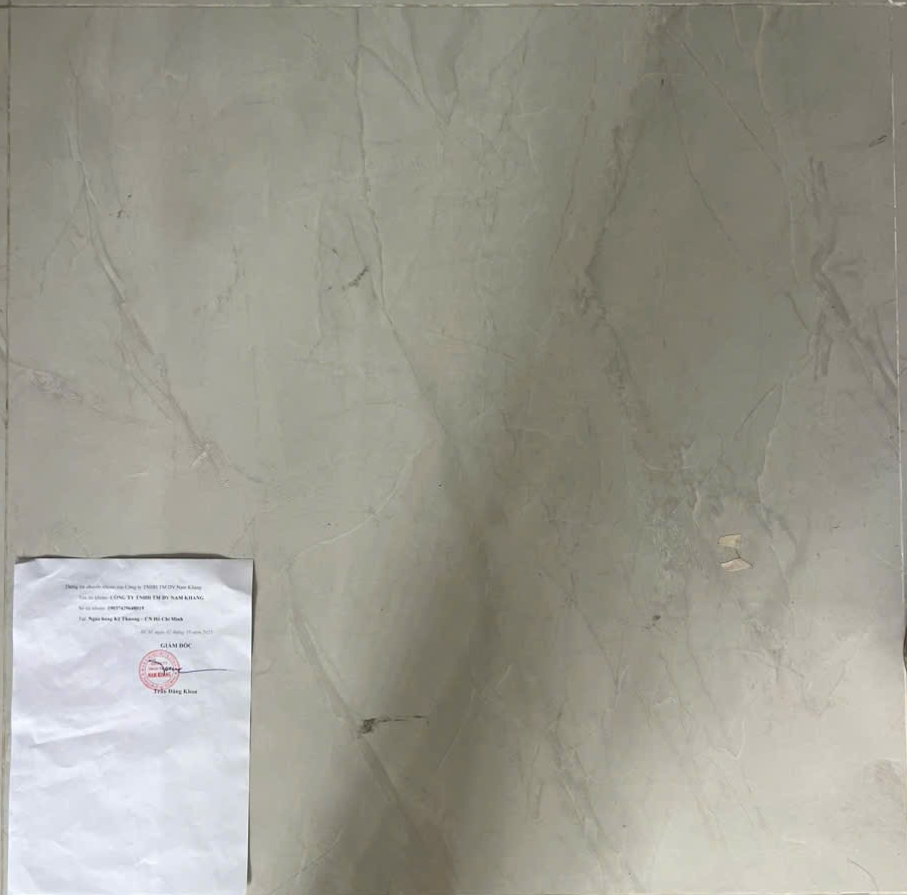
#> input picture images/test.jpg, 907 x 895 px
$ python -i leather_detect.py   (imports and definitions only)
#> lines starting #> are read from the running program, lines starting #| are printed output that depends on the picture; after the words box and inside, x2 and y2 are one past the last pixel; in counts of white or black regions, pixels touching at a corner belong together
### calibration/paper_detect.py
import cv2
import numpy as np


def _local_texture_std(gray, k=15):
    """
    Bản đồ độ lệch chuẩn cục bộ (texture). Giấy trơn có std thấp,
    còn nền đá/gỗ/da có vân => std cao. Biên giữa giấy và nền tạo
    thành 1 đường viền std cao rất rõ, kể cả khi độ sáng giấy/nền
    gần giống nhau (trường hợp Canny thường bị fail).
    """

    gray = gray.astype(np.float32)

    mean = cv2.boxFilter(gray, -1, (k, k))
    sq_mean = cv2.boxFilter(gray * gray, -1, (k, k))

    var = sq_mean - mean * mean
    var[var < 0] = 0

    return np.sqrt(var).astype(np.uint8)


def find_paper_contour(
    image,
    min_value=200,
    max_saturation=60,
    texture_thresh=14,
    min_frac=0.003,
    max_frac=0.5,
    min_rectangularity=0.80,
    max_aspect=2.2,
):
    """Locate the A4 reference sheet and return its convex hull.

    Returns an ``Nx1x2`` int32 convex hull, or ``None`` when no sufficiently
    paper-like rectangle is found.

    A reference sheet has three distinguishing properties versus leather,
    stone, wood or a marble floor:

    * bright        -> high HSV Value (V)
    * uncolored     -> low HSV Saturation (S)
    * smooth        -> low local texture std (no grain / veins)

    We combine all three into a single mask, then keep only the largest
    blob that is genuinely *rectangular* (fills most of its min-area
    bounding box) with a plausible A4 aspect ratio (~1.414). The shape gate
    is important: on a bright marble floor the sheet can bleed into
    equally-bright floor patches, producing a large but ragged blob — that
    blob is rejected rather than mis-reported as the sheet, so callers get a
    trustworthy hull or an honest ``None``.
    """

    gray = cv2.cvtColor(image, cv2.COLOR_BGR2GRAY)
    hsv = cv2.cvtColor(image, cv2.COLOR_BGR2HSV)

    std = _local_texture_std(gray)

    paper_like = (
        (hsv[:, :, 2] >= min_value)
        & (hsv[:, :, 1] <= max_saturation)
        & (std < texture_thresh)
    ).astype(np.uint8) * 255

    kernel = cv2.getStructuringElement(cv2.MORPH_RECT, (7, 7))
    paper_like = cv2.morphologyEx(paper_like, cv2.MORPH_OPEN, kernel, iterations=1)
    paper_like = cv2.morphologyEx(paper_like, cv2.MORPH_CLOSE, kernel, iterations=2)

    contours, _ = cv2.findContours(
        paper_like, cv2.RETR_EXTERNAL, cv2.CHAIN_APPROX_SIMPLE
    )

    image_area = image.shape[0] * image.shape[1]

    best_hull = None
    best_area = 0.0

    for contour in contours:

        area = cv2.contourArea(contour)

        if area < image_area * min_frac or area > image_area * max_frac:
            continue

        (_, _), (rw, rh), _ = cv2.minAreaRect(contour)

        if min(rw, rh) == 0:
            continue

        rectangularity = area / (rw * rh)
        aspect = max(rw, rh) / min(rw, rh)

        # Must actually look like a rectangular sheet, not a ragged blob.
        if rectangularity < min_rectangularity or aspect > max_aspect:
            continue

        if area > best_area:
            best_area = area
            best_hull = cv2.convexHull(contour)

    return best_hull

### calibration/leather_detect.py
import os
import tempfile

import cv2
import numpy as np

from calibration.paper_detect import (
    find_paper_contour,
    _local_texture_std,
)

# ==========================================================
# Debug image output
# ==========================================================
# Writing intermediate images is useful when tuning the pipeline locally, but
# it must never run on a read-only / serverless filesystem (it would crash) and
# it should not litter the working directory. Enable it by setting the env var
# KOI_DEBUG=1; output goes to a temp directory (or KOI_DEBUG_DIR if provided).

_DEBUG = os.environ.get("KOI_DEBUG", "").lower() in ("1", "true", "yes", "on")
_DEBUG_DIR = os.environ.get("KOI_DEBUG_DIR") or os.path.join(
    tempfile.gettempdir(), "koi_debug"
)


def _debug_write(name, image):
    """Write a debug image only when debugging is explicitly enabled."""
    if not _DEBUG:
        return
    try:
        os.makedirs(_DEBUG_DIR, exist_ok=True)
        cv2.imwrite(os.path.join(_DEBUG_DIR, name), image)
    except Exception as exc:  # never let debug output break measurement
        print(f"[WARN] could not write debug image {name}: {exc}")

# ==========================================================
# Reference sheet dimensions (A4, millimetres)
# ==========================================================

A4_WIDTH_MM = 210
A4_HEIGHT_MM = 297

# Leather-trade unit: 1 "pía" = a 30 x 30 cm square = 900 cm².
PIA_CM2 = 30 * 30


# ==========================================================
# Candidate filtering thresholds
# ==========================================================

MIN_AREA_FRAC = 0.03
MAX_AREA_FRAC = 0.75

MIN_SOLIDITY = 0.55
MAX_BORDER_TOUCH = 2
MIN_EDGE_STRENGTH = 7.0


# ==========================================================
# Adaptive Threshold
# ==========================================================

def _method_adaptive(gray):

    blur = cv2.GaussianBlur(gray, (5, 5), 0)

    kernel = cv2.getStructuringElement(
        cv2.MORPH_RECT,
        (9, 9),
    )

    contours = []

    for inv in (True, False):

        mode = (
            cv2.THRESH_BINARY_INV
            if inv
            else cv2.THRESH_BINARY
        )

        th = cv2.adaptiveThreshold(
            blur,
            255,
            cv2.ADAPTIVE_THRESH_GAUSSIAN_C,
            mode,
            51,
            5,
        )

        closed = cv2.morphologyEx(
            th,
            cv2.MORPH_CLOSE,
            kernel,
            iterations=2,
        )

        closed = cv2.morphologyEx(
            closed,
            cv2.MORPH_OPEN,
            kernel,
            iterations=1,
        )

        cnts, _ = cv2.findContours(
            closed,
            cv2.RETR_EXTERNAL,
            cv2.CHAIN_APPROX_SIMPLE,
        )

        contours.extend(cnts)

    _debug_write("debug_adaptive.png", closed)

    return contours


# ==========================================================
# OTSU
# ==========================================================

def _method_otsu(gray):

    blur = cv2.GaussianBlur(gray, (5, 5), 0)

    kernel = cv2.getStructuringElement(
        cv2.MORPH_RECT,
        (9, 9),
    )

    contours = []

    for mode in (
        cv2.THRESH_BINARY,
        cv2.THRESH_BINARY_INV,
    ):

        _, th = cv2.threshold(
            blur,
            0,
            255,
            mode + cv2.THRESH_OTSU,
        )

        closed = cv2.morphologyEx(
            th,
            cv2.MORPH_CLOSE,
            kernel,
            iterations=2,
        )

        cnts, _ = cv2.findContours(
            closed,
            cv2.RETR_EXTERNAL,
            cv2.CHAIN_APPROX_SIMPLE,
        )

        contours.extend(cnts)

    _debug_write("debug_otsu.png", closed)

    return contours
# ==========================================================
# CANNY
# ==========================================================

def _method_canny(gray):

    blur = cv2.GaussianBlur(gray, (5, 5), 0)

    med = np.median(blur)

    lower = int(max(0, med * 0.66))
    upper = int(min(255, med * 1.33))

    edges = cv2.Canny(
        blur,
        lower,
        upper,
    )

    kernel = cv2.getStructuringElement(
        cv2.MORPH_RECT,
        (15, 15),
    )

    closed = cv2.morphologyEx(
        edges,
        cv2.MORPH_CLOSE,
        kernel,
        iterations=2,
    )

    contours, _ = cv2.findContours(
        closed,
        cv2.RETR_EXTERNAL,
        cv2.CHAIN_APPROX_SIMPLE,
    )

    _debug_write("debug_edges.png", closed)

    return contours


# ==========================================================
# Border touch
# ==========================================================

def _border_touch_count(contour, h, w, tol=3):

    x, y, cw, ch = cv2.boundingRect(contour)

    touches = 0

    if x <= tol:
        touches += 1

    if y <= tol:
        touches += 1

    if x + cw >= w - tol:
        touches += 1

    if y + ch >= h - tol:
        touches += 1

    return touches


# ==========================================================
# Edge strength
# ==========================================================

def _edge_strength(
    contour,
    std_map,
    h,
    w,
    border_tol=3,
):

    mask = np.zeros(
        std_map.shape,
        dtype=np.uint8,
    )

    cv2.drawContours(
        mask,
        [contour],
        -1,
        255,
        2,
    )

    ys, xs = np.where(mask == 255)

    keep = (
        (xs > border_tol)
        & (xs < w - border_tol)
        & (ys > border_tol)
        & (ys < h - border_tol)
    )

    vals = std_map[
        ys[keep],
        xs[keep],
    ]

    if len(vals) == 0:
        return 0.0

    return float(vals.mean())
# ==========================================================
# Candidate filtering
# ==========================================================

def _valid_candidates(
    contours,
    image,
    paper_hull,
    std_map,
):

    h, w = image.shape[:2]
    image_area = h * w

    debug = image.copy()

    candidates = []

    for contour in contours:

        if len(contour) < 3:
            continue

        area = cv2.contourArea(contour)

        if area < image_area * MIN_AREA_FRAC:
            continue

        if area > image_area * MAX_AREA_FRAC:
            continue

        hull = cv2.convexHull(contour)

        hull_area = cv2.contourArea(hull)

        if hull_area <= 0:
            continue

        solidity = area / hull_area

        if solidity < MIN_SOLIDITY:
            continue

        if _border_touch_count(contour, h, w) > MAX_BORDER_TOUCH:
            continue

        edge = _edge_strength(
            contour,
            std_map,
            h,
            w,
        )

        if edge < MIN_EDGE_STRENGTH:
            continue

        if paper_hull is not None:

            M = cv2.moments(contour)

            if M["m00"] != 0:

                cx = M["m10"] / M["m00"]
                cy = M["m01"] / M["m00"]

                if cv2.pointPolygonTest(
                    paper_hull,
                    (cx, cy),
                    False,
                ) >= 0:
                    continue

        candidates.append((area, contour))

        cv2.drawContours(
            debug,
            [contour],
            -1,
            (0, 255, 0),
            3,
        )

    _debug_write("debug_candidates.jpg", debug)

    candidates.sort(
        key=lambda x: x[0],
        reverse=True,
    )

    return candidates


# ==========================================================
# Find product contour
# ==========================================================

def find_product_contour(image):

    gray = cv2.cvtColor(
        image,
        cv2.COLOR_BGR2GRAY,
    )

    std_map = _local_texture_std(gray)

    paper_hull = find_paper_contour(image)

    contours = []

    contours.extend(_method_adaptive(gray))
    contours.extend(_method_otsu(gray))
    contours.extend(_method_canny(gray))

    candidates = _valid_candidates(
        contours,
        image,
        paper_hull,
        std_map,
    )

    if len(candidates) > 0:

        area, contour = candidates[0]

        print(f"[INFO] segmented contour area = {area:.0f}")

        return contour, "segmented", paper_hull

    print("[INFO] fallback full frame")

    h, w = image.shape[:2]

    margin = max(
        1,
        int(min(h, w) * 0.005),
    )

    frame = np.array(
        [
            [[margin, margin]],
            [[w - margin, margin]],
            [[w - margin, h - margin]],
            [[margin, h - margin]],
        ],
        dtype=np.int32,
    )

    return frame, "full_frame", paper_hull


# ==========================================================
# Compute Area  (measurement engine — source of truth)
# ==========================================================

# [103 lines left out: function compute_area_cm2, not called in this run]

>>> import cv2
>>> picture = cv2.imread('../images/test.jpg')
#> picture is the input picture: shape (895, 907, 3); mean B, G, R 142.7, 153.6, 155
>>> result = find_product_contour(picture)
#> in _local_texture_std, `sq_mean = cv2.boxFilter(gray * gray, -1, (k, k))`:
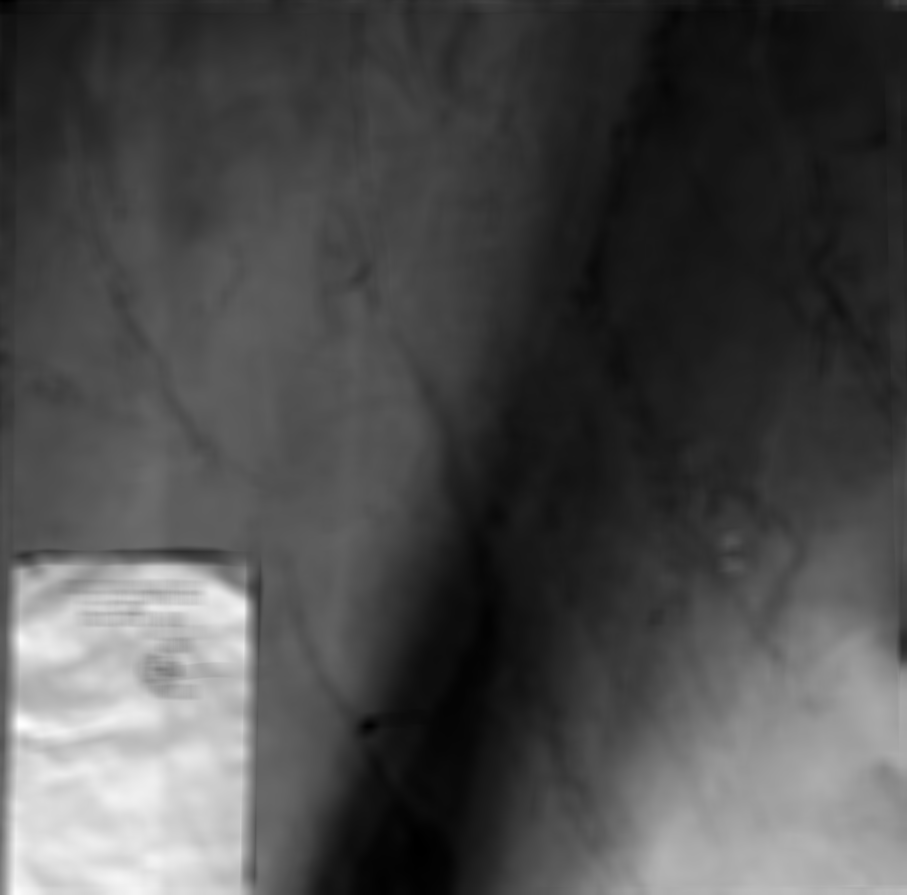
#> sq_mean: shape (895, 907) float32; min 10154.5, max 57857.8, mean 24366.1; drawn with min black and max white
#> in find_paper_contour, `paper_like = ( (hsv[:, :, 2] >= min_value) & (hsv[:, :, 1] <= max_satu..`:
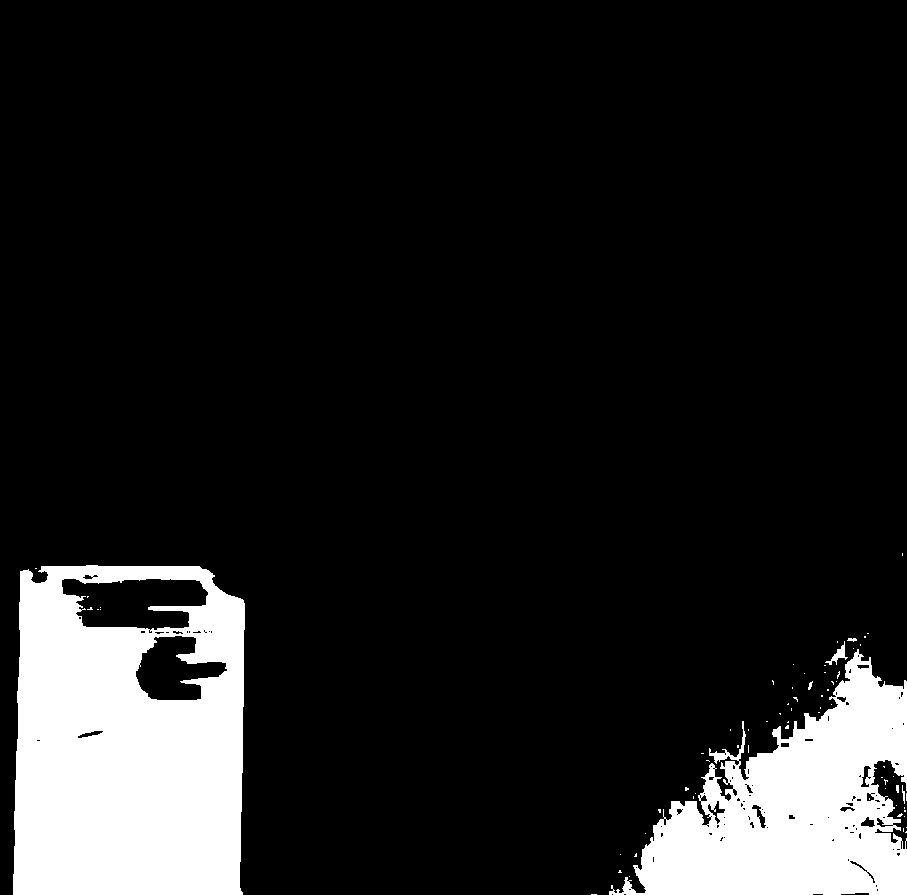
#> paper_like: shape (895, 907); 12.7% white; 71 white regions (64 under 20 px), largest, box (x1, y1, x2, y2) and area: (13, 565, 245, 895) 63950, (609, 649, 907, 895) 38250, (825, 641, 848, 665) 156
#> in find_paper_contour, `paper_like = cv2.morphologyEx(paper_like, cv2.MORPH_CLOSE, kernel, ite..`:
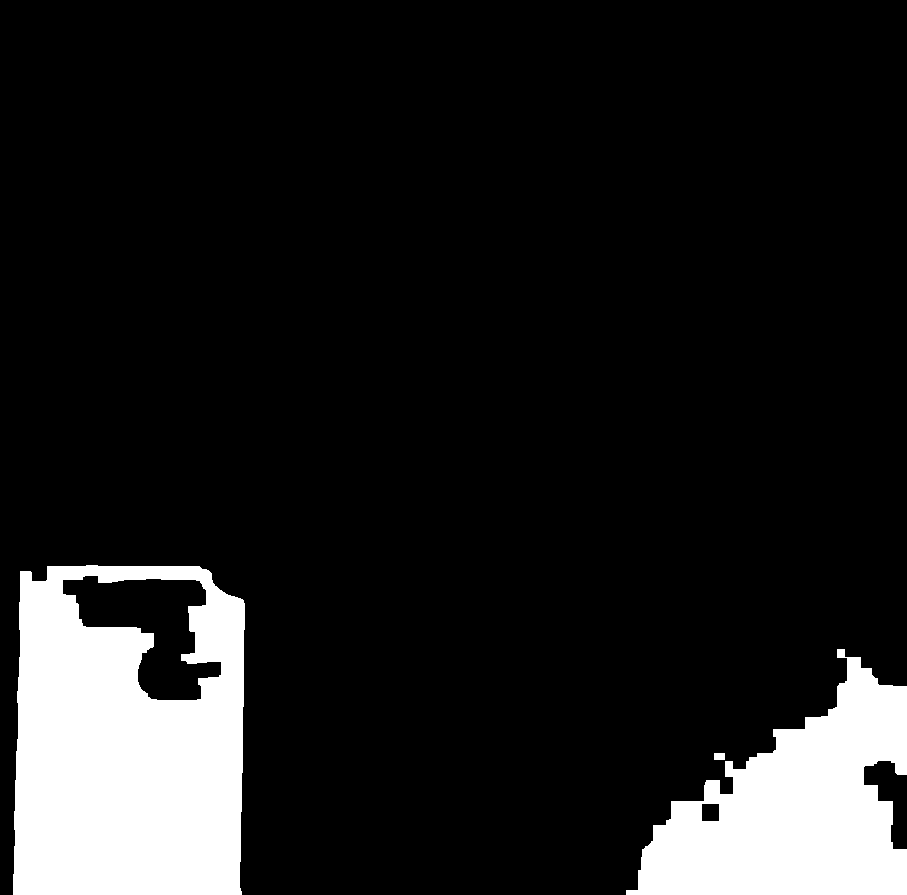
#> paper_like: shape (895, 907); 12.5% white; 3 white regions
#> in find_paper_contour, `contours, _ = cv2.findContours( paper_like, cv2.RETR_EXTERNAL, cv2.CHA..`: contours = 3 contours; box (x1, y1, x2, y2) and area: (13, 565, 245, 895) 72582, (626, 649, 907, 895) 37694, (714, 753, 725, 760) 60
#> the loop in find_paper_contour, `for contour in contours: ` made 3 passes
#> (area, rw, rh, rectangularity, aspect, best_area) on pass 3: (72582, 330.1, 228.2, 0.964, 1.45, 72582)
#> after the loop in find_paper_contour, `for contour in contours:`: best_area = 72582; best_hull = contour of 16 points, box (x1, y1, x2, y2) (13, 565, 245, 895), area 73670
#> in find_product_contour, `paper_hull = find_paper_contour(image)`: paper_hull has the same summary as best_hull in find_paper_contour
#> the loop in _method_adaptive, `for inv in (True, False): ` made 2 passes
#> cnts on pass 2: [[[0, 0], [0, 894], [906, 894], [906, 0]]]
#> after the loop in _method_adaptive, `for inv in (True, False):`: contours = 69 contours; largest, box (x1, y1, x2, y2) and area: (0, 0, 907, 895) 809964, (0, 0, 283, 895) 25872, (316, 0, 800, 65) 5563, (805, 294, 907, 447) 4378, (645, 443, 736, 572) 3814
#> the loop in _method_otsu, `for mode in ( cv2.THRESH_BINARY, cv2.THRESH_BINARY_INV, ): ` made 2 passes
#> pass 2, in _method_otsu, `closed = cv2.morphologyEx( th, cv2.MORPH_CLOSE, kernel, iterations=2, )`:
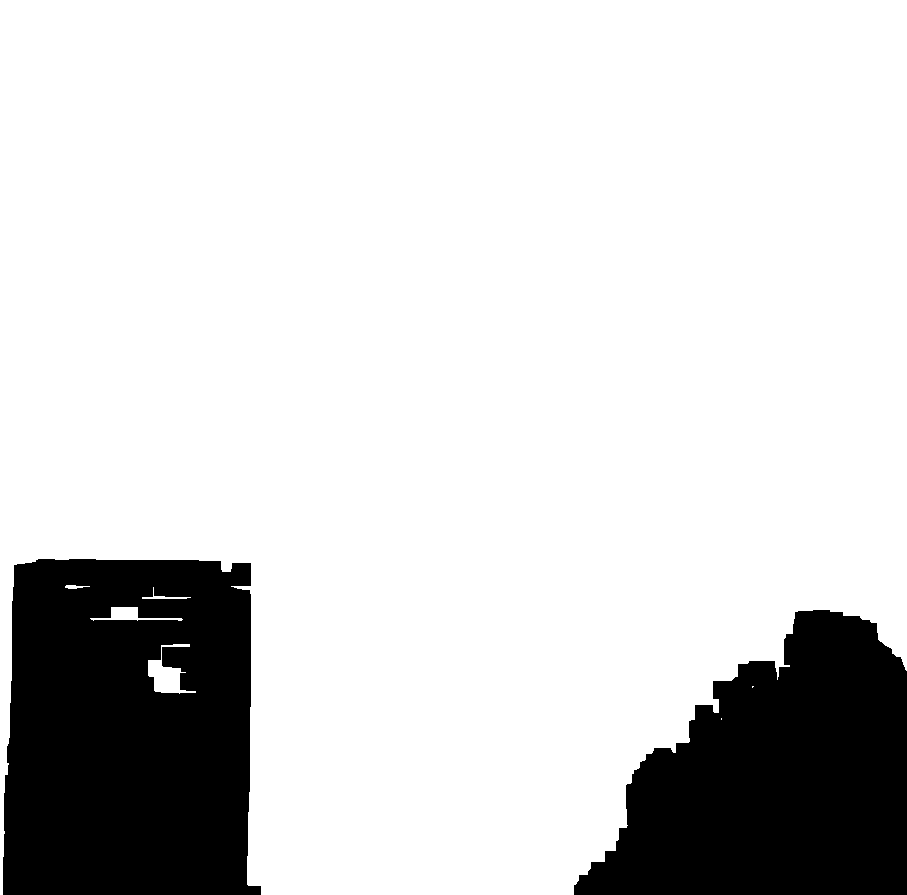
#> closed: shape (895, 907); 82.4% white; 2 black regions
#> after the loop in _method_otsu, `for mode in (`: contours = 20 contours, 10 with area under 20; largest, box (x1, y1, x2, y2) and area: (0, 0, 907, 895) 664660, (0, 546, 271, 895) 82914, (561, 604, 907, 895) 67159, (148, 644, 196, 694) 832, (90, 607, 183, 621) 384
#> in _method_canny, `med = np.median(blur)`: med = 148
#> in _method_canny, `lower = int(max(0, med * 0.66))`: lower = 97
#> in _method_canny, `upper = int(min(255, med * 1.33))`: upper = 196
#> in _method_canny, `closed = cv2.morphologyEx( edges, cv2.MORPH_CLOSE, kernel, iterations=..`:
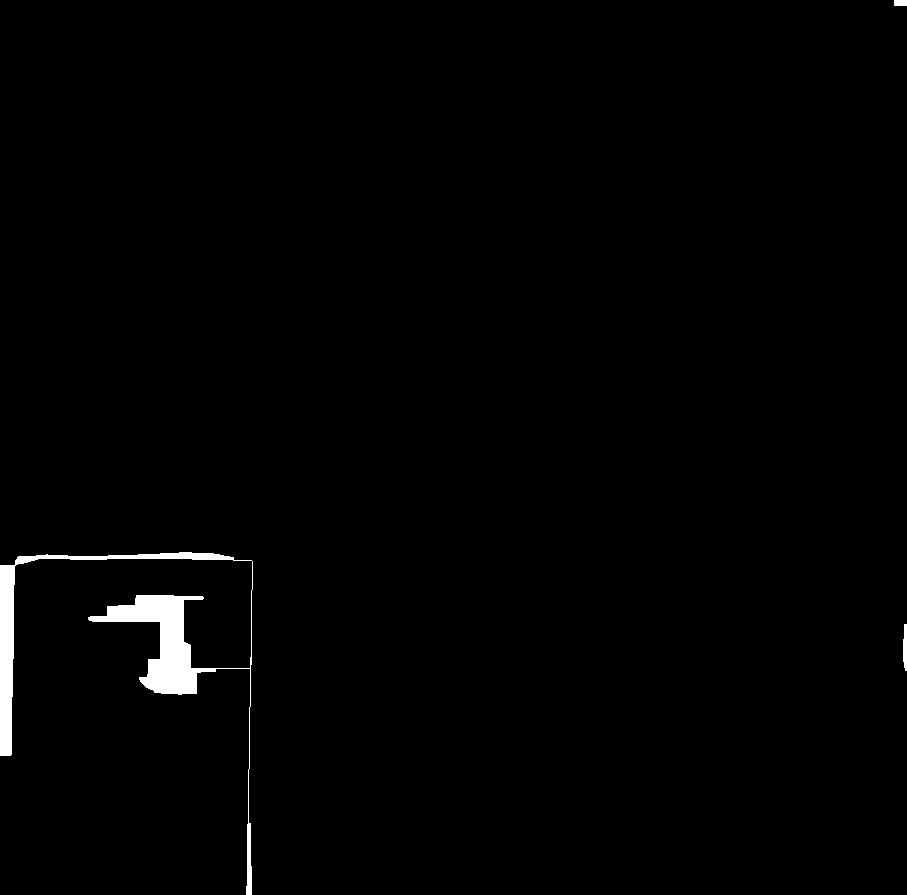
#> closed: shape (895, 907); 1.1% white; 3 white regions
#> in _method_canny, `contours, _ = cv2.findContours( closed, cv2.RETR_EXTERNAL, cv2.CHAIN_A..`: contours = 3 contours; box (x1, y1, x2, y2) and area: (0, 552, 253, 895) 7974, (903, 624, 907, 671) 112, (894, 0, 907, 6) 60
#> the loop in _valid_candidates, `for contour in contours: ` made 92 passes
#> (area, hull_area, solidity, edge, cx, cy) on pass 74: (82913.5, 87928, 0.943, 30.52, 128.8, 729.8)
#> after the loop in _valid_candidates, `for contour in contours:`: candidates = []
#> result = 3 items, first 3: [[4, 4], [903, 4], [903, 891], [4, 891]], 'full_frame', contour of 16 points, box (x1, y1, x2, y2) (13, 565, 245, 895), area 73670
